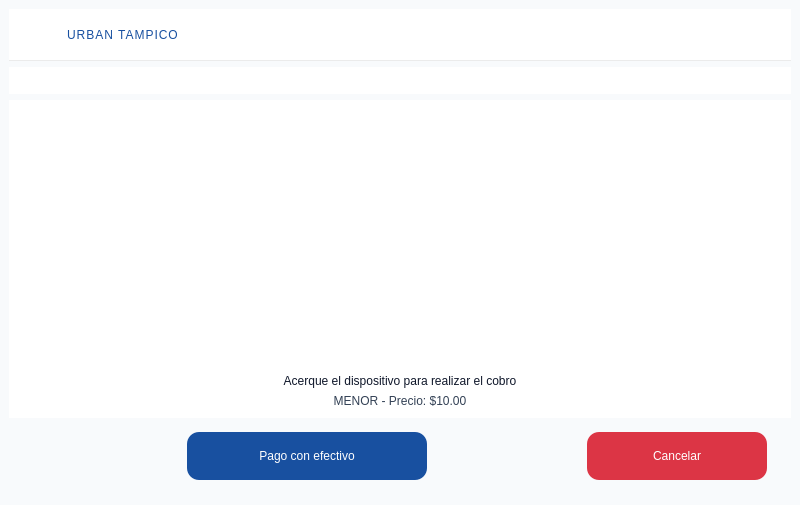
<?xml version="1.0" encoding="UTF-8"?>
<ui version="4.0">
 <class>MainWindow</class>
 <widget class="QMainWindow" name="MainWindow">
  <property name="geometry">
   <rect>
    <x>0</x>
    <y>0</y>
    <width>800</width>
    <height>505</height>
   </rect>
  </property>
  <property name="windowTitle">
   <string>Prepago</string>
  </property>
  <property name="styleSheet">
   <string notr="true">background-color: rgb(255, 255, 255);</string>
  </property>
  <widget class="QWidget" name="centralwidget">
   <property name="styleSheet">
    <string notr="true">
     QWidget#centralwidget { background: #F8FAFC; } /* slate-50 */
     QLabel#titleHeader { color: #1850A0; font: 700 18pt &quot;Roboto&quot;; letter-spacing: 1px; }
     QLabel#label_3 { font: 600 18pt &quot;Roboto&quot;; color: #0f172a; }         /* instrucción */
     QLabel#label_tipo { font: 600 16pt &quot;Roboto&quot;; color: #334155; }       /* MENOR - Precio */
     QLabel#label_info { font: 600 12pt &quot;Roboto&quot;; color: #334155; }
     QFrame#header { background: #FFFFFF; border-bottom: 1px solid rgba(0,0,0,0.08); }
     QPushButton#btn_pagar_con_efectivo {
       background: #1850A0; color: #FFFFFF; border-radius: 12px; padding: 12px 24px;
       font: 700 16pt &quot;Roboto&quot;;
     }
     QPushButton#btn_pagar_con_efectivo:hover { background: #104898; }
     QPushButton#btn_pagar_con_efectivo:pressed { background: #0C3E85; }
     QPushButton#btn_cancelar {
       background: #dc3545; color: white; border-radius: 12px; padding: 12px 24px;
       font: 700 16pt &quot;Roboto&quot;;
     }
     QPushButton#btn_cancelar:hover { background: #c82333; }
     QPushButton#btn_cancelar:pressed { background: #bd2130; }
    </string>
   </property>
   <layout class="QVBoxLayout" name="verticalLayout_root">
    <item>
     <widget class="QFrame" name="header">
      <property name="frameShape">
       <enum>QFrame::NoFrame</enum>
      </property>
      <layout class="QHBoxLayout" name="horizontalLayout_header">
       <property name="leftMargin">
        <number>16</number>
       </property>
       <property name="topMargin">
        <number>8</number>
       </property>
       <property name="rightMargin">
        <number>16</number>
       </property>
       <property name="bottomMargin">
        <number>8</number>
       </property>
       <item>
        <widget class="QLabel" name="logo">
         <property name="minimumSize">
          <size>
           <width>36</width>
           <height>36</height>
          </size>
         </property>
         <property name="maximumSize">
          <size>
           <width>36</width>
           <height>36</height>
          </size>
         </property>
         <property name="pixmap">
          <pixmap>../../../../../../../home/pi/Urban_Urbano/Imagenes/logo_urban.png</pixmap>
         </property>
         <property name="scaledContents">
          <bool>true</bool>
         </property>
        </widget>
       </item>
       <item>
        <widget class="QLabel" name="titleHeader">
         <property name="text">
          <string>URBAN TAMPICO</string>
         </property>
        </widget>
       </item>
       <item>
        <spacer name="header_spacer">
         <property name="orientation">
          <enum>Qt::Horizontal</enum>
         </property>
         <property name="sizeType">
          <enum>QSizePolicy::Expanding</enum>
         </property>
         <property name="sizeHint" stdset="0">
          <size>
           <width>40</width>
           <height>20</height>
          </size>
         </property>
        </spacer>
       </item>
      </layout>
     </widget>
    </item>
    <item>
     <widget class="QLabel" name="label_info">
      <property name="text">
       <string/>
      </property>
     </widget>
    </item>
    <item>
     <widget class="QFrame" name="content">
      <property name="frameShape">
       <enum>QFrame::NoFrame</enum>
      </property>
      <layout class="QVBoxLayout" name="verticalLayout_content">
       <property name="leftMargin">
        <number>20</number>
       </property>
       <property name="topMargin">
        <number>10</number>
       </property>
       <property name="rightMargin">
        <number>20</number>
       </property>
       <property name="bottomMargin">
        <number>10</number>
       </property>
       <item>
        <widget class="QWidget" name="horizontalWidget" native="true">
         <property name="enabled">
          <bool>true</bool>
         </property>
         <property name="minimumSize">
          <size>
           <width>0</width>
           <height>10</height>
          </size>
         </property>
         <layout class="QHBoxLayout" name="horizontalLayout">
          <item>
           <spacer name="horizontalSpacer">
            <property name="orientation">
             <enum>Qt::Horizontal</enum>
            </property>
            <property name="sizeHint" stdset="0">
             <size>
              <width>40</width>
              <height>20</height>
             </size>
            </property>
           </spacer>
          </item>
          <item>
           <widget class="QLabel" name="label_icon">
            <property name="minimumSize">
             <size>
              <width>240</width>
              <height>240</height>
             </size>
            </property>
            <property name="maximumSize">
             <size>
              <width>260</width>
              <height>260</height>
             </size>
            </property>
            <property name="pixmap">
             <pixmap>../../../../../../../home/pi/Urban_Urbano/Imagenes/sin-contacto.png</pixmap>
            </property>
            <property name="scaledContents">
             <bool>true</bool>
            </property>
            <property name="alignment">
             <set>Qt::AlignCenter</set>
            </property>
           </widget>
          </item>
          <item>
           <spacer name="horizontalSpacer_2">
            <property name="orientation">
             <enum>Qt::Horizontal</enum>
            </property>
            <property name="sizeHint" stdset="0">
             <size>
              <width>40</width>
              <height>20</height>
             </size>
            </property>
           </spacer>
          </item>
         </layout>
        </widget>
       </item>
       <item>
        <widget class="QLabel" name="label_3">
         <property name="text">
          <string>Acerque el dispositivo para realizar el cobro</string>
         </property>
         <property name="alignment">
          <set>Qt::AlignCenter</set>
         </property>
        </widget>
       </item>
       <item>
        <widget class="QLabel" name="label_tipo">
         <property name="text">
          <string>MENOR - Precio: $10.00</string>
         </property>
         <property name="alignment">
          <set>Qt::AlignCenter</set>
         </property>
        </widget>
       </item>
      </layout>
     </widget>
    </item>
    <item>
     <layout class="QHBoxLayout" name="horizontalLayout_buttons">
      <property name="leftMargin">
       <number>24</number>
      </property>
      <property name="topMargin">
       <number>8</number>
      </property>
      <property name="rightMargin">
       <number>24</number>
      </property>
      <property name="bottomMargin">
       <number>16</number>
      </property>
      <item>
       <spacer name="spacer1">
        <property name="orientation">
         <enum>Qt::Horizontal</enum>
        </property>
        <property name="sizeHint" stdset="0">
         <size>
          <width>40</width>
          <height>20</height>
         </size>
        </property>
       </spacer>
      </item>
      <item>
       <widget class="QPushButton" name="btn_pagar_con_efectivo">
        <property name="minimumSize">
         <size>
          <width>240</width>
          <height>48</height>
         </size>
        </property>
        <property name="text">
         <string>Pago con efectivo</string>
        </property>
       </widget>
      </item>
      <item>
       <spacer name="spacer2">
        <property name="orientation">
         <enum>Qt::Horizontal</enum>
        </property>
        <property name="sizeHint" stdset="0">
         <size>
          <width>40</width>
          <height>20</height>
         </size>
        </property>
       </spacer>
      </item>
      <item>
       <widget class="QPushButton" name="btn_cancelar">
        <property name="minimumSize">
         <size>
          <width>180</width>
          <height>48</height>
         </size>
        </property>
        <property name="text">
         <string>Cancelar</string>
        </property>
       </widget>
      </item>
     </layout>
    </item>
   </layout>
  </widget>
 </widget>
 <resources/>
 <connections/>
</ui>
